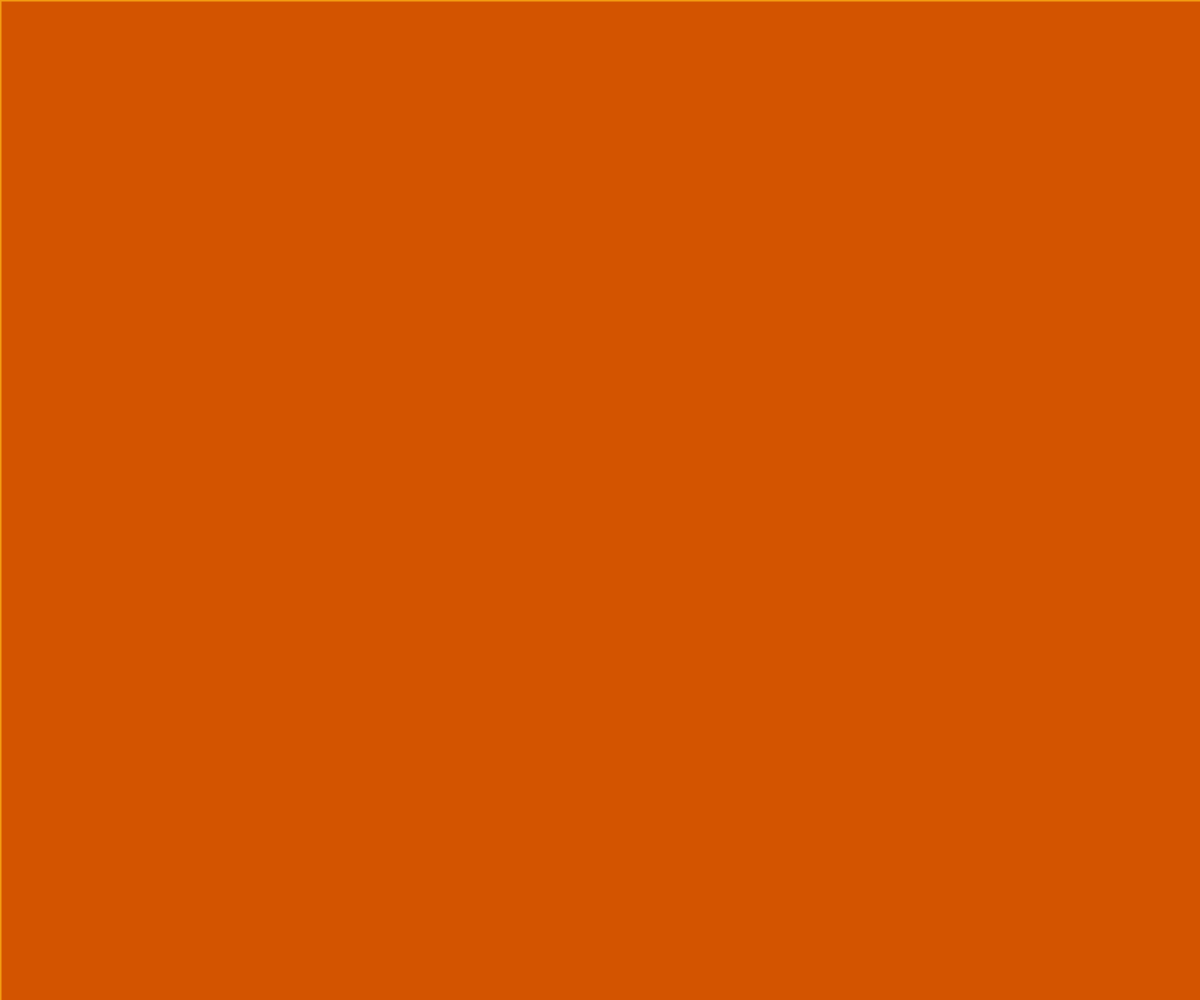
Frame 1 (no input)
Frame 60 (no input): identical to frame 1, image omitted
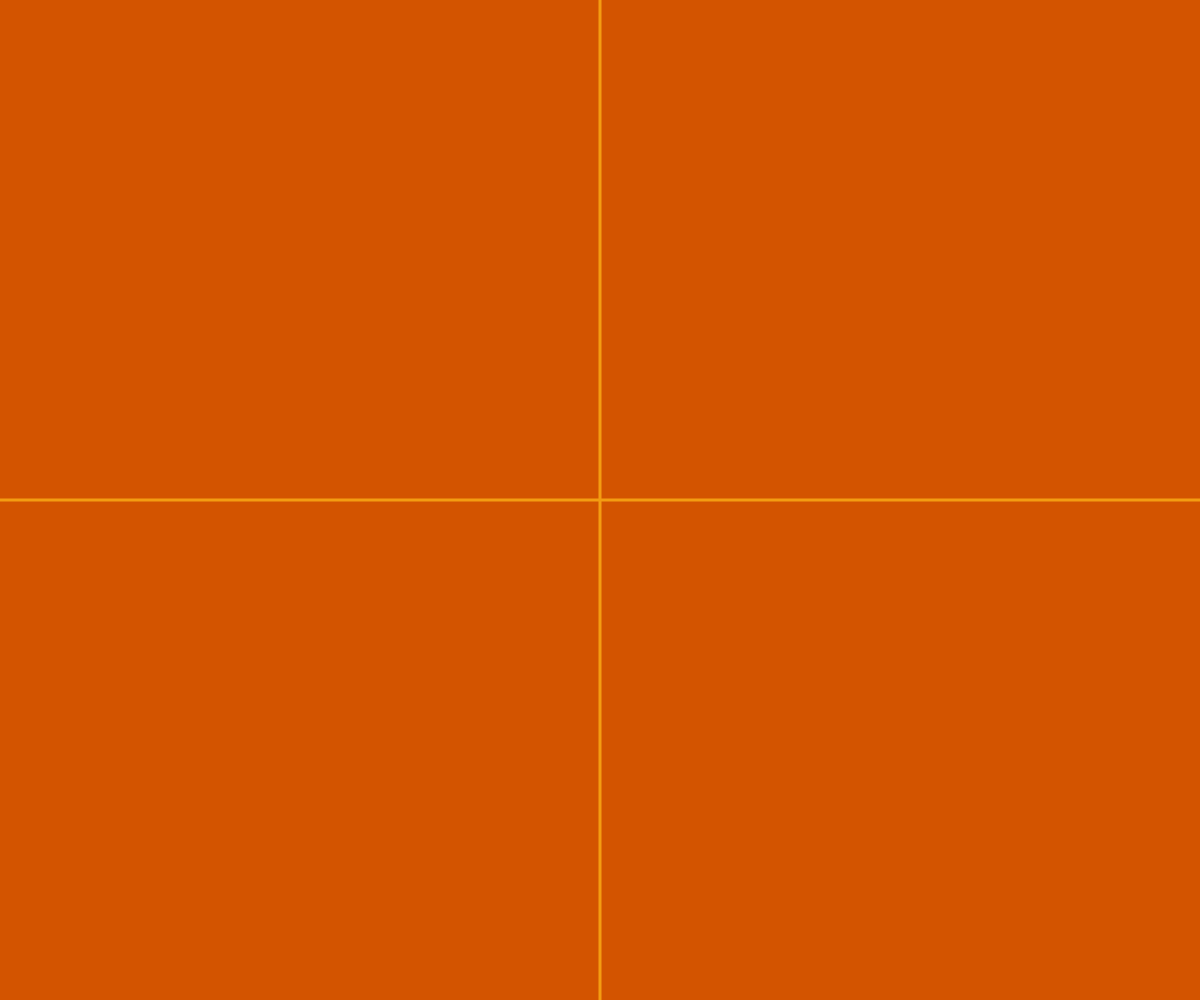
Frame 120 (the mouse pressed at the canvas centre since frame 60)

The p5.js sketch that drew these frames (run headless with seeded random() and noise() and a simulated clock; from frame 60 on, the mouse is pressed at the canvas centre):

// p5.js sketch
// ── sketch.js
function setup() {
  createCanvas(window.innerWidth, window.innerHeight);
}

function draw() {
  background(211, 84, 0); // background color

  // set stroke style
  stroke(243, 156, 18); // stroke color
  strokeWeight(3);

  line(0, mouseY, width, mouseY); // horizontal line
  line(mouseX, 0, mouseX, height); // vertical line

}
